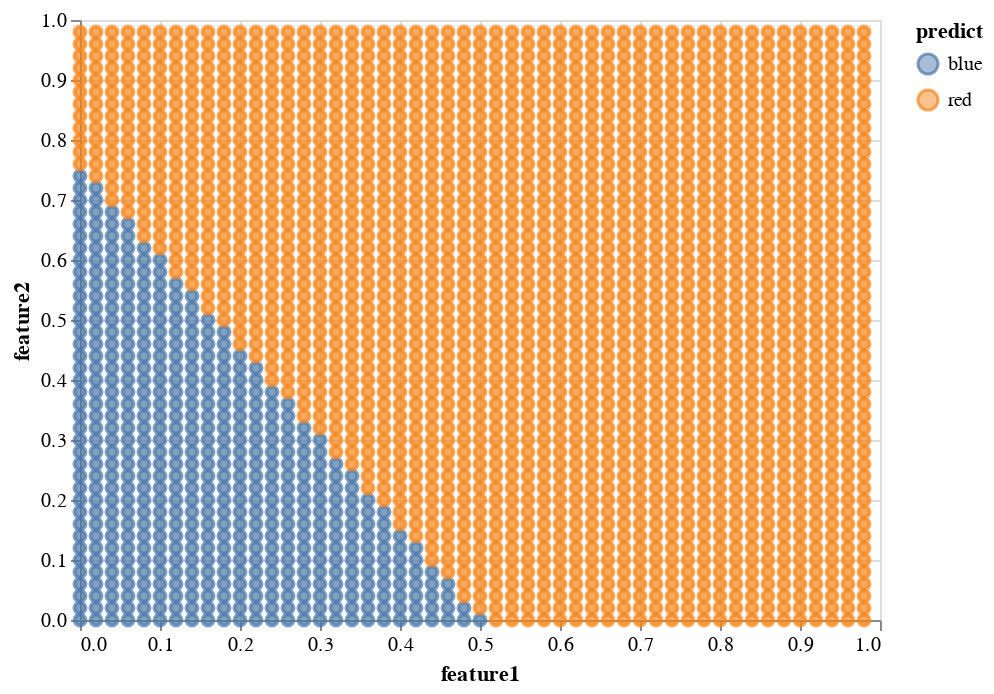

The cell this chart's notebook holds for it:
### Code cell
chart = (alt.Chart(all_df)
    .mark_point()
    .encode(
        x = "feature1",
        y = "feature2",
        color="predict",
        fill = "predict",
    ))
chart

### Figure 1 — Vega-Lite specification as saved in the notebook (floating-point values rounded to 4 significant figures; data arrays with more than 128 entries replaced by an {"elided": "..."} marker saying what was removed)
{"config": {"view": {"continuousWidth": 400, "continuousHeight": 300}}, "data": {"name": "data-334dc8d55bcd066a8ff67520295d2786"}, "mark": "point", "encoding": {"color": {"type": "nominal", "field": "predict"}, "fill": {"type": "nominal", "field": "predict"}, "x": {"type": "quantitative", "field": "feature1"}, "y": {"type": "quantitative", "field": "feature2"}}, "$schema": "https://vega.github.io/schema/vega-lite/v4.8.1.json", "datasets": {"data-334dc8d55bcd066a8ff67520295d2786": {"elided": "2500 records"}}}
